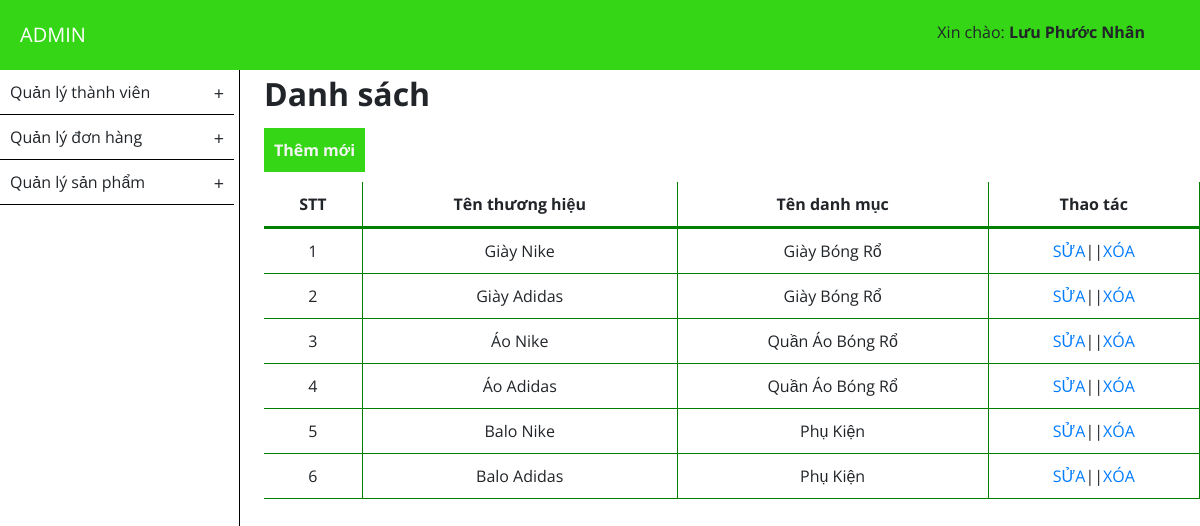
The app's page /admin/?mod=trademark&action=show_trademark (signed in) with its own data.
### tables this page shows
CREATE TABLE IF NOT EXISTS `tbl_trademark` (
  `id_trademark` int(100) NOT NULL AUTO_INCREMENT,
  `name_trademark` varchar(255) NOT NULL,
  `id_cat` int(100) NOT NULL,
  PRIMARY KEY (`id_trademark`)
);

CREATE TABLE IF NOT EXISTS `tbl_cat` (
  `id_cat` int(100) NOT NULL AUTO_INCREMENT,
  `name_cat` varchar(255) NOT NULL,
  PRIMARY KEY (`id_cat`)
);

### admin/libraries/database.php (called while the page is built, shortened)
<?php
function db_query($query_string)
{
    global $conn;
    $result = mysqli_query($conn, $query_string);
    return $result;
}
function db_fetch_array($query_string)
{
    $result = array();
    $mysqli_result = db_query($query_string);
    while ($row = mysqli_fetch_assoc($mysqli_result)) {
        $result[] = $row;
    }
    return $result;
}

### admin/modules/trademark/models/indexModel.php (called while the page is built, shortened)
<?php
function get_list_trademark()
{
    $list_trademark = db_fetch_array("select * from tbl_cat,tbl_trademark where tbl_cat.id_cat = tbl_trademark.id_cat");
    return $list_trademark;
}

### admin/modules/trademark/controllers/indexController.php (called while the page is built, shortened)
<?php
function show_trademarkAction()
{
    $list_trademark = get_list_trademark();
    foreach ($list_trademark as &$trademark) {
        $trademark['url_update'] = "?mod=trademark&action=update_trademark&id={$trademark['id_trademark']}";
    };
    $data = array(
        'list_trademark' => $list_trademark
    );
    load_view('show_trademark', $data);
}

### admin/core/router.php (called while the page is built, shortened)
<?php
$action_name = get_action() . 'Action';
call_function(array('construct', $action_name));

### admin/core/appload.php (called while the page is built, shortened)
<?php
require CONFIGPATH . DIRECTORY_SEPARATOR . 'database.php';
require CONFIGPATH . DIRECTORY_SEPARATOR . 'config.php';
require CONFIGPATH . DIRECTORY_SEPARATOR . 'email.php';
require LIBPATH . DIRECTORY_SEPARATOR . 'database.php';
require COREPATH . DIRECTORY_SEPARATOR . 'base.php';
require COREPATH . DIRECTORY_SEPARATOR . 'router.php';

### admin/index.php (called while the page is built, shortened)
<?php
require COREPATH . DIRECTORY_SEPARATOR . 'appload.php';

### admin/helper/admin.php (called while the page is built, shortened)
<?php
function is_login()
{
    if (isset($_SESSION['is_login_admin'])) {
        return true;
    }
}
function admin_login()
{
    if (!empty($_SESSION['admin_login'])) {
        return $_SESSION['admin_login'];
    }
}
function info_admin($username, $field)
{
    global $list_admin;
    if (isset($_SESSION['is_login_admin'])) {
        foreach ($list_admin as $admin) {
            if ($username == $admin['username']) {
                if (array_key_exists($field, $admin)) {
                    return $admin[$field];
                }
            }
        }
    }
}

### admin/config/config.php (called while the page is built)
<?php
$config['base_url'] = "http://localhost/bongro/admin/";
$config['default_module'] = 'cart';
$config['default_controller'] = 'index';
$config['default_action'] = 'index';

### admin/config/email.php (called while the page is built)
<?php
$config['mail'] = array(
    'protocol' => 'smtp',
    'smtp_host' => 'smtp.gmail.com',
    'smtp_port' => 587,
    'smtp_user' => 'huynhvohoangmy12a7@gmail.com',
    'smtp_fullname'=>'ABCXYZ',
    'smtp_pass' => 'matkhaula999913',
    'smtp_secure'=>'tls',
    'smtp_timeout' => '7',
    'mailtype' => 'html',
    'charset' => 'UTF-8'
);

### admin/helper/url.php (called while the page is built, shortened)
<?php
function base_url($url = "")
{
    global $config;
    return $config['base_url'] . $url;
}

### admin/modules/trademark/views/show_trademarkView.php (the view, shortened to what this page needs)
<?php
get_header();
?>
<div id="wp_content">
   <?php get_sidebar() ?>
   <div class="content">
      <form action="">
         <h1>Danh sách </h1>
         <a href="<?php echo base_url('?mod=trademark&action=add_trademark') ?>" class="add_new">Thêm mới</a>
         <table>
            <thead>
               <tr>
                  <td>STT</td>
                  <td>Tên thương hiệu</td>
                  <td>Tên danh mục</td>
                  <td>Thao tác</td>
               </tr>
            </thead>
            <tbody>
               <?php
               if (!empty($list_trademark)) {
                  $t = 0;
                  foreach ($list_trademark as $trademark) {
                     $t++;
               ?>
                     <tr>
                        <td><?php echo $t;  ?></td>
                        <td><?php echo $trademark['name_trademark'];  ?></td>
                        <td><?php echo $trademark['name_cat'];  ?></td>
                        <td><a href="<?php echo base_url($trademark['url_update'])   ?>">SỬA</a>||<a href="<?php echo base_url($trademark['url_delete']) ?>">XÓA</a></td>
                     </tr>
               <?php
                  }
               } else {
                  echo "Hiện tại không có thương hiệu nào";
               }
               ?>
            </tbody>
         </table>
      </form>
   </div>
</div>

### admin/core/base.php (shortened to what this page needs)
<?php
function get_module() {
    global $config;
    $module = isset($_GET['mod']) ? $_GET['mod'] : $config['default_module'];
    return $module;
}
function call_function($list_function = array()) {
    if (is_array($list_function)) {
        foreach ($list_function as $f) {
            if (function_exists($f())) {
                $f();
            }
        }
    }
}
function load_view($name, $data_send = array()) {
    $data = $data_send;
    $path = MODULESPATH . DIRECTORY_SEPARATOR . get_module() . DIRECTORY_SEPARATOR . 'views' . DIRECTORY_SEPARATOR . $name . 'View.php';
    if (file_exists($path)) {
        require $path;
    } else {
        echo "Không tìm thấy {$path}";
    }
}
function get_header($name = '') {
    if (empty($name)) {
        $name = 'header';
    } else {
        $name = "header-{$name}";
    }
    $path = LAYOUTPATH . DIRECTORY_SEPARATOR . $name . '.php';
    if (file_exists($path)) {
        require $path;
    } else {
        echo "Không tìm thấy {$path}";
    }
}
function get_sidebar($name = '') {
    if (empty($name)) {
        $name = 'sidebar';
    } else {
        $name = "sidebar-{$name}";
    }
    $path = LAYOUTPATH . DIRECTORY_SEPARATOR . $name . '.php';
    if (file_exists($path)) {
        require $path;
    } else {
        echo "Không tìm thấy {$path}";
    }
}
?>

### admin/layout/header.php (shortened to what this page needs)
<!DOCTYPE html>
<html lang="en">
<head>
    <link rel="stylesheet" href="public/css/reset.css">
    <link rel="stylesheet" href="public/css/style.css">
</head>
<body>
    <div id="wrapper">
        <div id="header">
            <a href="<?php echo base_url("?mod=cart") ?>" class="logo">ADMIN</a>
            <div id="info_admin">
                <p> Xin chào:
                    <strong>
                        <?php
                        $list_admin = db_fetch_array("SELECT * FROM tbl_admin");
                        echo info_admin(admin_login(), 'fullname');
                        ?>
                    </strong>
                </p>
            </div>
        </div>

### admin/layout/sidebar.php (shortened to what this page needs)
<div class="sidebar">
    <ul class="main_menu">
        <li>
            <a>Quản lý thành viên<span class="span">+</span></a>
        </li>
        <li>
            <a>Quản lý đơn hàng<span class="span">+</span></a>
        </li>
        <li>
            <a>Quản lý sản phẩm<span class="span">+</span></a>
        </li>
    </ul>
</div>

### admin/public/css/style.css (style rules this page uses)
* { padding: 0; margin: 0; }
body { font-size: 16px; line-height: 1.5; font-family: 'Open Sans', sans-serif; }
#wrapper { width: 100%; margin: 0px auto; }
#footer, #header { padding: 10px; background: rgb(53, 214, 21); }
#header { padding: 20px; display: flex; justify-content: space-between; position: relative; }
#wp_content { min-height: 560px; }
.logo { color: white; font-size: 20px; display: block; }
#info_admin { cursor: pointer; margin-right: 35px; }
.add_new { color: whitesmoke; background: rgb(53, 214, 21); padding: 10px; font-weight: bold; margin-top: 10px; margin-bottom: 10px; display: inline-block; }
.sidebar { float: left; width: 20%; padding-right: 5px; border-right: 1px solid black; min-height: 560px; }
.content { float: right; width: 78%; }
.span { font-size: 18px; position: absolute; right: 0; margin-right: 10px; }
.main_menu li { position: relative; list-style: none; }
.main_menu>li { border-bottom: 1px solid black; }
.main_menu a { cursor: pointer; font-size: 16px; display: block; color: black; padding: 10px; text-decoration: none; }
table { width: 100%; text-align: center; }
thead { border-bottom: 3px solid green; font-weight: bold; }
tr { border-bottom: 1px solid green; }
tr td { padding: 10px; border-right: 1px solid green; }

### records on screen
tbl_trademark: name_trademark "Giày Nike", id_cat.name_cat "Giày Bóng Rổ"
tbl_trademark: name_trademark "Giày Adidas", id_cat.name_cat "Giày Bóng Rổ"
tbl_trademark: name_trademark "Áo Nike", id_cat.name_cat "Quần Áo Bóng Rổ"
tbl_trademark: name_trademark "Áo Adidas", id_cat.name_cat "Quần Áo Bóng Rổ"
tbl_trademark: name_trademark "Balo Nike", id_cat.name_cat "Phụ Kiện"
tbl_trademark: name_trademark "Balo Adidas", id_cat.name_cat "Phụ Kiện"

### other values on screen
info_admin(admin_login(), 'fullname') "Lưu Phước Nhân"
